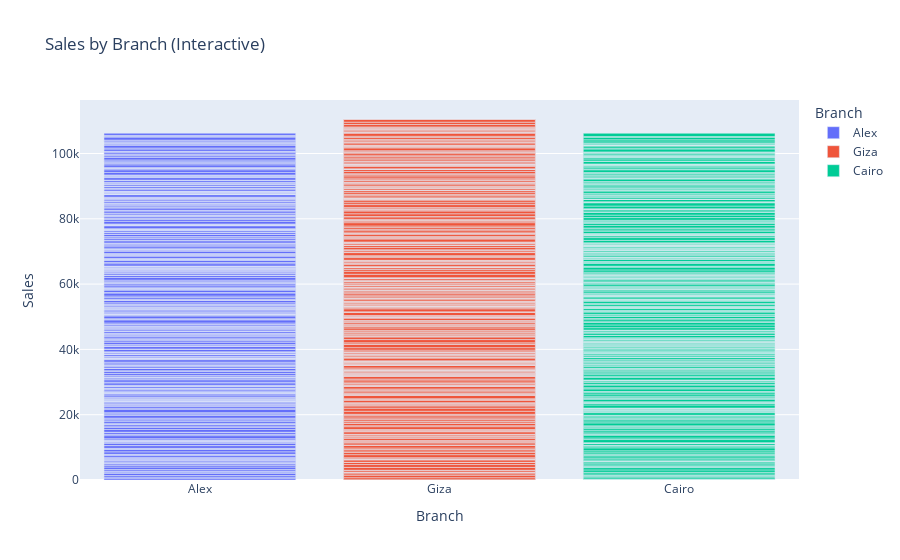

Notebook code for this chart:
### Markdown cell above
### ***3. Sales chart by branch:***

### Code cell
fig2 = px.bar(df, x="Branch", y="Sales", color="Branch",
              title="Sales by Branch (Interactive)")
fig2.show()

### Figure 1 — Plotly figure (JSON) as saved in the notebook; plotly's stock layout.template omitted (floating-point values rounded to 4 significant figures; data arrays with more than 128 entries replaced by an {"elided": "..."} marker saying what was removed)
{"data": [{"hovertemplate": "Branch=%{x}<br>Sales=%{y}<extra></extra>", "legendgroup": "Alex", "marker": {"color": "#636efa", "pattern": {"shape": ""}}, "name": "Alex", "orientation": "v", "showlegend": true, "textposition": "auto", "type": "bar", "x": {"elided": "340 str values"}, "xaxis": "x", "y": {"elided": "340 float values"}, "yaxis": "y"}, {"hovertemplate": "Branch=%{x}<br>Sales=%{y}<extra></extra>", "legendgroup": "Giza", "marker": {"color": "#EF553B", "pattern": {"shape": ""}}, "name": "Giza", "orientation": "v", "showlegend": true, "textposition": "auto", "type": "bar", "x": {"elided": "328 str values"}, "xaxis": "x", "y": {"elided": "328 float values"}, "yaxis": "y"}, {"hovertemplate": "Branch=%{x}<br>Sales=%{y}<extra></extra>", "legendgroup": "Cairo", "marker": {"color": "#00cc96", "pattern": {"shape": ""}}, "name": "Cairo", "orientation": "v", "showlegend": true, "textposition": "auto", "type": "bar", "x": {"elided": "332 str values"}, "xaxis": "x", "y": {"elided": "332 float values"}, "yaxis": "y"}], "layout": {"barmode": "relative", "legend": {"title": {"text": "Branch"}, "tracegroupgap": 0}, "title": {"text": "Sales by Branch (Interactive)"}, "xaxis": {"anchor": "y", "categoryarray": ["Alex", "Giza", "Cairo"], "categoryorder": "array", "domain": [0, 1], "title": {"text": "Branch"}}, "yaxis": {"anchor": "x", "domain": [0, 1], "title": {"text": "Sales"}}}}
